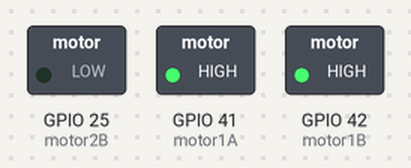
Bench run of a sketch on a simulated ESP32. Shown: switched loads named in the sketch (green lamp = pin HIGH).

Above: at 0.05 s.
At 2.55 s:
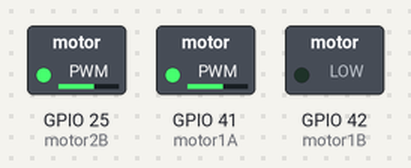
Timing chart, 0 to 6.0 s (numbered marks = the images above):
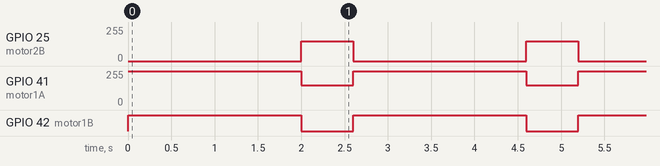

Measured:
- by itself, GPIO 25 (motor2B): alternates 149/255 for 0.60 s and 0/255 for 2.0 s
- by itself, GPIO 41 (motor1A): alternates 255/255 for 2.0 s and 149/255 for 0.60 s
- by itself, GPIO 42 (motor1B): alternates HIGH for 2.0 s and LOW for 0.60 s

The sketch:

DRV8833_PWM.ino
```cpp
#include <Arduino.h>
#include <map>  // required for map used in analogWrite wrapper

// Define output pins
const int motor1A = 41;
const int motor1B = 42;
const int motor2A = 42;
const int motor2B = 25;

// Custom analogWrite() function for ESP32
void analogWrite(int pin, int value) {
  static int channel = 0;
  static std::map<int, int> pinChannelMap;

  if (pinChannelMap.find(pin) == pinChannelMap.end()) {
    ledcSetup(channel, 2000, 8);       // 2kHz, 8-bit resolution
    ledcAttachPin(pin, channel);
    pinChannelMap[pin] = channel;
    channel++;
  }

  int assignedChannel = pinChannelMap[pin];
  ledcWrite(assignedChannel, value);
}

void setup() {
  // Nothing needed, channels assigned dynamically
}

void loop() {
  // Move forward
  analogWrite(motor1A, 255);
  analogWrite(motor1B, 0);
  analogWrite(motor2A, 255);
  analogWrite(motor2B, 0);
  delay(2000);

  // Turn right
  analogWrite(motor1A, 150);
  analogWrite(motor1B, 0);
  analogWrite(motor2A, 0);
  analogWrite(motor2B, 150);
  delay(600);
}
```
